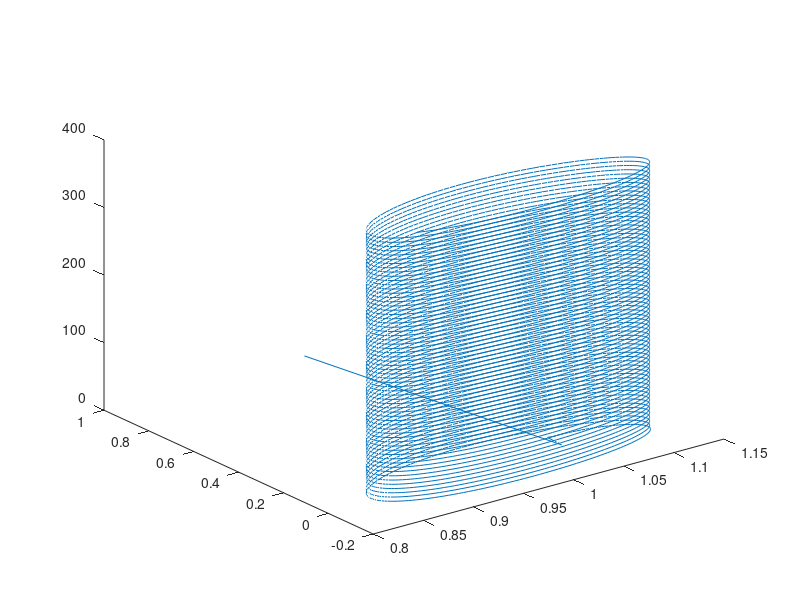
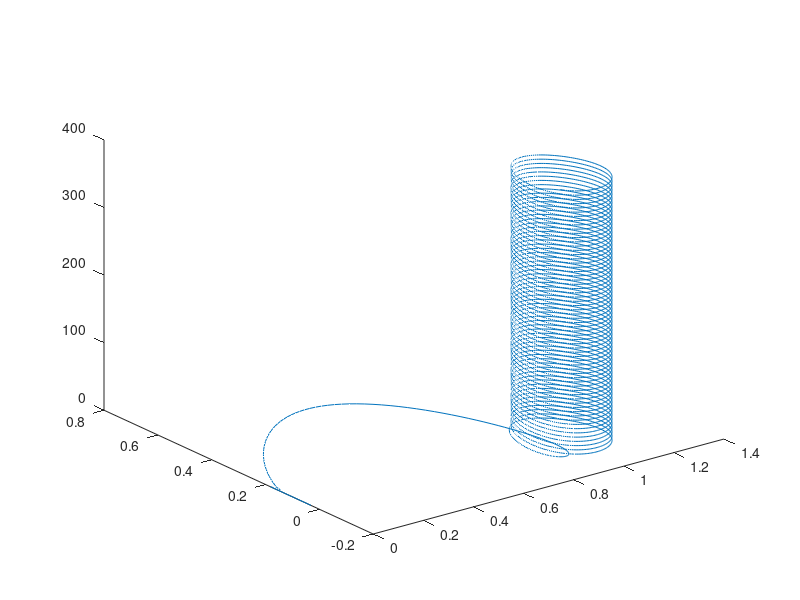
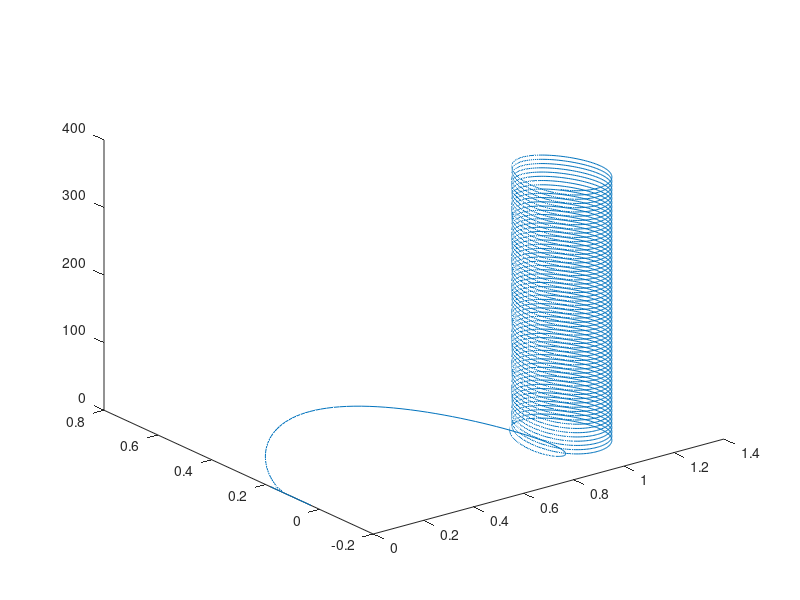

MATLAB code for these plots, in order:
min =0;
max= 400;
gamma = 0.3;
omega = 1.0;

N=10000;
dt = (max-min)/N;
x = zeros(N,3);
y = zeros(N,3);
t = (1:N)*dt;
x(1) = 1;
y(1) = 1;

epsilon = [0.15; 0.22; 0.25];
for e = 1:3
    for i = 2:N
        x(i,e) = x(i-1,e) + dt*y(i-1,e);
        y(i,e) = x(i-1,e) - x(i-1,e)^3 - epsilon(e) * y(i-1,e) + gamma * cos(omega*dt*i-1);
    end
end
for e= 1:3
    figure
    plot3(x(:,e),y(:,e),t);
end